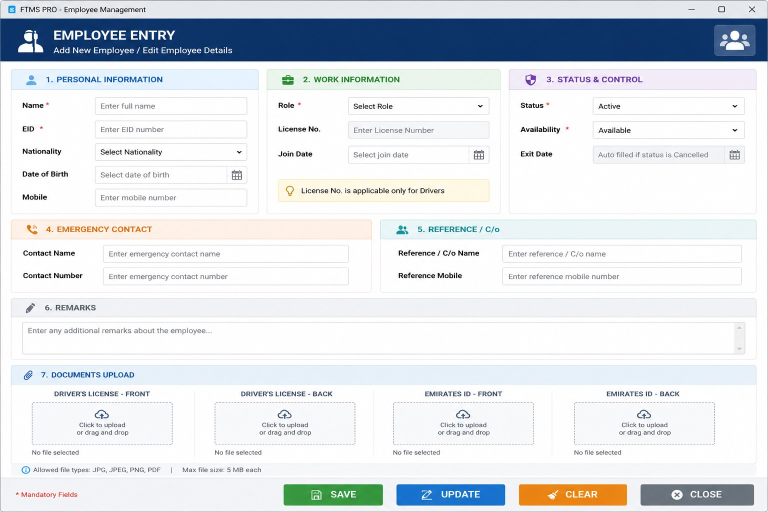
#> input picture IMAGES/EMPLOYEES SCREEN.jpg, 1536 x 1024 px (shown at 1/2 size)
$ python -i ImageEnhancer.py   (imports and definitions only)
#> lines starting #> are read from the running program, lines starting #| are printed output that depends on the picture; after the words box and inside, x2 and y2 are one past the last pixel; in counts of white or black regions, pixels touching at a corner belong together
#> further down, picture is the input picture: shape (1024, 1536, 3); mean B, G, R 231, 226.4, 221.8
import cv2
import numpy as np
import pytesseract
from PIL import Image
pytesseract.pytesseract.tesseract_cmd = r"C:\Program Files\Tesseract-OCR\tesseract.exe"

class ImageEnhancer:
#IMAGE ENHANCEMENT FUNCTIONS OF GRACESCAN
    # [16 lines left out: function auto_rotate, not called in this run]

    @staticmethod
    def auto_deskew(image):
        if image is None:
            return None
        if len(image.shape)==3:
            gray = cv2.cvtColor(image, cv2.COLOR_BGR2GRAY)
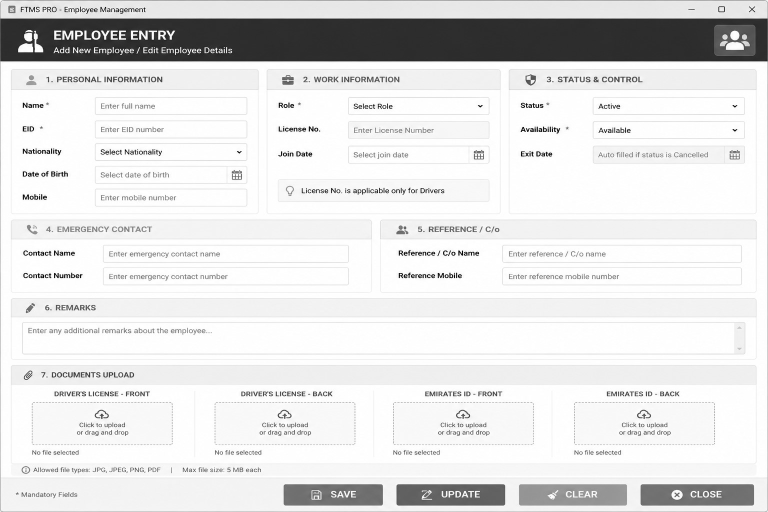
#> gray: shape (1024, 1536) (shown at 1/2 size); min 0, max 255, mean 225.6
        else:
            gray= image.copy()
        _,thresh = cv2.threshold(gray, 0, 255, cv2.THRESH_BINARY_INV + cv2.THRESH_OTSU)
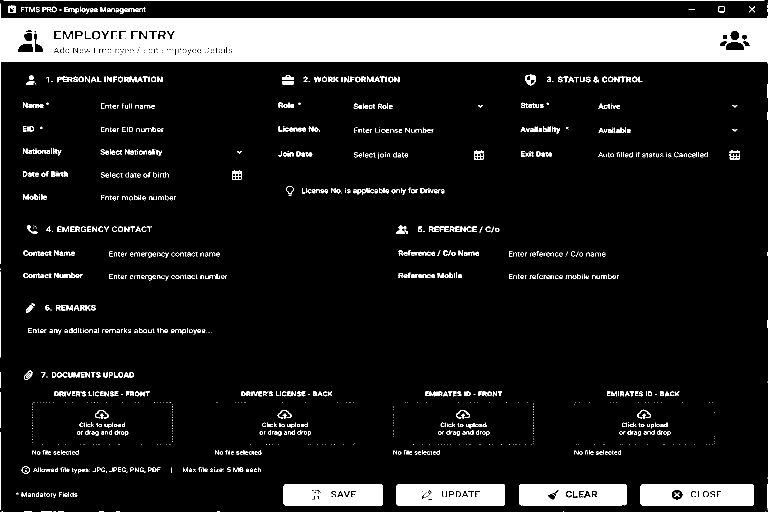
#> thresh: shape (1024, 1536) (shown at 1/2 size); 12.2% white; 1335 white regions (653 under 20 px), largest, box (x1, y1, x2, y2) and area: (0, 7, 1536, 123) 126068, (1281, 969, 1508, 1011) 8724, (793, 969, 1010, 1011) 8339
        coords = cv2.findNonZero(thresh)
#> coords = contour of 191993 points, box (x1, y1, x2, y2) (0, 0, 1536, 1024), area 461542
        if coords is None:
            return image
        angle = cv2.minAreaRect(coords)[-1]
#> angle = -90

        if angle < -45:
            angle = 90 + angle
#> angle = 0

        (h, w) = image.shape[:2]
#> h = 1024; w = 1536
        center = (w //2, h //2)
#> center = (768, 512)
        matrix = cv2.getRotationMatrix2D(center, angle, 1.0)
#> matrix = [[1, 0, 0], [0, 1, 0]]
        return cv2.warpAffine(image, matrix, (w, h), flags = cv2.INTER_CUBIC, borderMode = cv2.BORDER_REPLICATE)


    # [83 lines left out: functions auto_crop, remove_black_border, enhance_text, remove_noise, sharpen_image, enhance_image, not called in this run]

>>> import cv2
>>> picture = cv2.imread('IMAGES/EMPLOYEES SCREEN.jpg')
>>> result = ImageEnhancer().auto_deskew(picture)

$ run again, on IMAGES/employees.jpeg
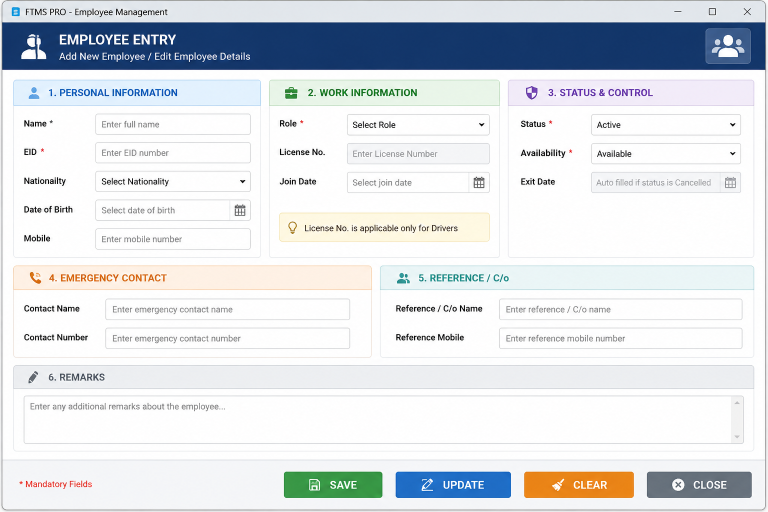
#> input picture IMAGES/employees.jpeg, 1536 x 1024 px (shown at 1/2 size)
#> picture is the input picture: shape (1024, 1536, 3); mean B, G, R 228.5, 224.2, 220
#> in auto_deskew, `gray = cv2.cvtColor(image, cv2.COLOR_BGR2GRAY)`:
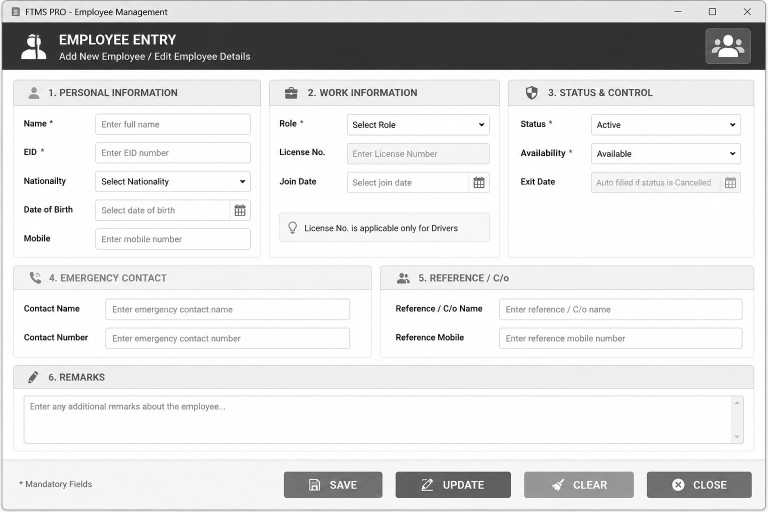
#> gray: shape (1024, 1536) (shown at 1/2 size); min 0, max 255, mean 223.4
#> in auto_deskew, `_,thresh = cv2.threshold(gray, 0, 255, cv2.THRESH_BINARY_INV + cv2.THR..`:
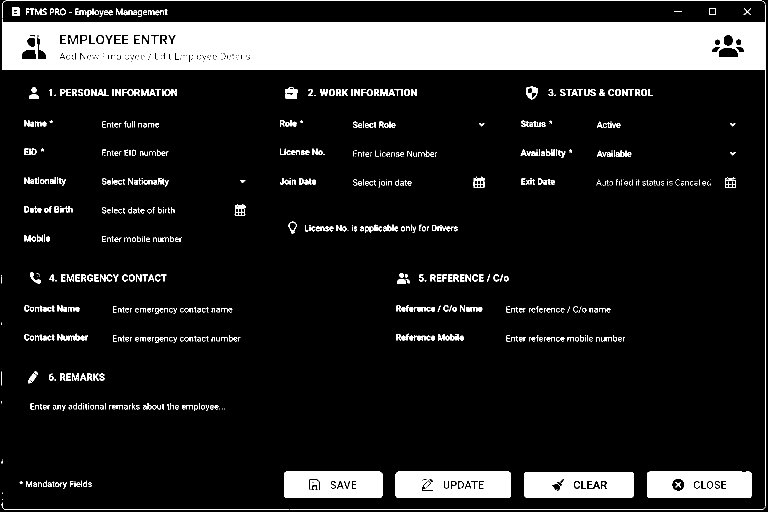
#> thresh: shape (1024, 1536) (shown at 1/2 size); 13.5% white; 799 white regions (254 under 20 px), largest, box (x1, y1, x2, y2) and area: (4, 10, 1532, 1012) 139048, (791, 943, 1022, 996) 11216, (1049, 944, 1267, 996) 10431
#> coords = contour of 212030 points, box (x1, y1, x2, y2) (3, 1, 1532, 1020), area 444108
#> in auto_deskew, `angle = cv2.minAreaRect(coords)[-1]`: angle = -90
#> in auto_deskew, `angle = 90 + angle`: angle = 0
#> matrix = [[1, 0, 0], [0, 1, 0]]
